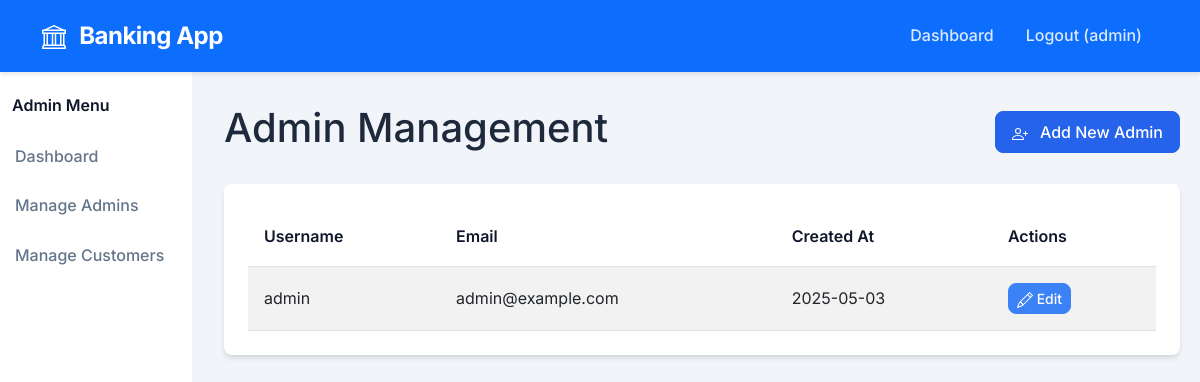
Page /admin/admins (signed in) on the earlier database version.
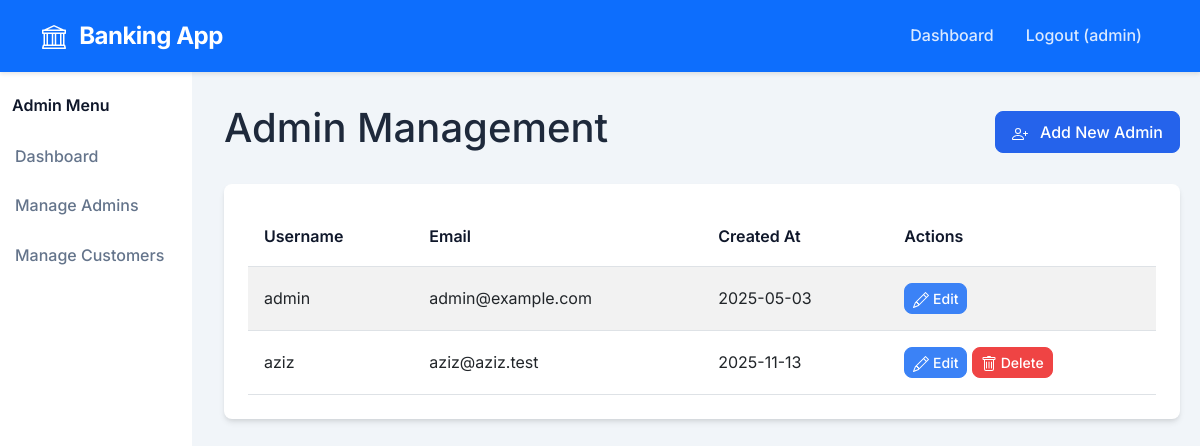
Same page on the later database version.
### app.py (models this page shows)
class Admin(db.Model):
    id = db.Column(db.Integer, primary_key=True)
    username = db.Column(db.String(80), unique=True, nullable=False)
    email = db.Column(db.String(120), unique=True, nullable=False)
    password = db.Column(db.String(200), nullable=False)
    created_at = db.Column(db.DateTime, default=datetime.utcnow)

### app.py (the view)
@app.route('/admin/admins')
@login_required
@admin_required
def admin_list():
    admins = Admin.query.all()
    return render_template('admin/admin_list.html', admins=admins)

### app.py (called while the page is built)
def login_required(f):
    @wraps(f)
    def decorated_function(*args, **kwargs):
        if 'user_id' not in session:
            flash('Please log in to access this page', 'danger')
            return redirect(url_for('login'))
        return f(*args, **kwargs)
    return decorated_function

def admin_required(f):
    @wraps(f)
    def decorated_function(*args, **kwargs):
        if 'user_role' not in session or session['user_role'] != 'admin':
            flash('You do not have permission to access this page', 'danger')
            return redirect(url_for('dashboard'))
        return f(*args, **kwargs)
    return decorated_function

### templates/admin/admin_list.html (shortened to what this page needs)
{% extends 'base.html' %}
{% block content %}
<div class="d-flex justify-content-between align-items-center mb-4 fade-in">
    <h1>Admin Management</h1>
    <a href="{{ url_for('admin_add') }}" class="btn btn-primary">
        Add New Admin
    </a>
</div>
<div class="card fade-in">
    <div class="card-body">
        <div class="table-responsive">
            <table class="table table-striped">
                <thead>
                    <tr>
                        <th>Username</th>
                        <th>Email</th>
                        <th>Created At</th>
                        <th>Actions</th>
                    </tr>
                </thead>
                <tbody>
                    {% for admin in admins %}
                    <tr>
                        <td>{{ admin.username }}</td>
                        <td>{{ admin.email }}</td>
                        <td>{{ admin.created_at.strftime('%Y-%m-%d') }}</td>
                        <td>
                            <a href="{{ url_for('admin_edit', id=admin.id) }}" class="btn btn-sm btn-info text-white">
                                Edit
                            </a>
                            {% if admin.id != session['user_id'] %}
                            <form method="POST" action="{{ url_for('admin_delete', id=admin.id) }}" class="d-inline">
                                <button type="submit" class="btn btn-sm btn-danger" onclick="return confirm('Are you sure you want to delete this admin?')">
                                    Delete
                                </button>
                            </form>
                            {% endif %}
                        </td>
                    </tr>
                    {% endfor %}
                </tbody>
            </table>
        </div>
    </div>
</div>
{% endblock %}

### templates/base.html (shortened to what this page needs)
<!DOCTYPE html>
<html lang="en">
<head>
    <link href="https://cdn.jsdelivr.net/npm/bootstrap@5.3.0-alpha1/dist/css/bootstrap.min.css" rel="stylesheet">
    <link rel="stylesheet" href="{{ url_for('static', filename='css/style.css') }}">
</head>
<body>
    <nav class="navbar navbar-expand-lg navbar-dark bg-primary">
        <div class="container">
            <a class="navbar-brand" href="{{ url_for('index') }}">
                Banking App
            </a>
            <div class="collapse navbar-collapse" id="navbarNav">
                <ul class="navbar-nav ms-auto">
                    {% if 'user_id' in session %}
                        <li class="nav-item">
                            <a class="nav-link" href="{{ url_for('dashboard') }}">Dashboard</a>
                        </li>
                        <li class="nav-item">
                            <a class="nav-link" href="{{ url_for('logout') }}">Logout ({{ session['username'] }})</a>
                        </li>
                    {% else %}
                        <li class="nav-item">
                            <a class="nav-link" href="{{ url_for('login') }}">Login</a>
                        </li>
                    {% endif %}
                </ul>
            </div>
        </div>
    </nav>
    <div class="container-fluid">
        <div class="row">
            {% if 'user_id' in session %}
                <div class="col-md-2 sidebar">
                    {% if session['user_role'] == 'admin' %}
                        <h5 class="mb-3">Admin Menu</h5>
                        <ul class="nav flex-column">
                            <li class="nav-item">
                                <a class="nav-link" href="{{ url_for('admin_dashboard') }}">Dashboard</a>
                            </li>
                            <li class="nav-item">
                                <a class="nav-link" href="{{ url_for('admin_list') }}">Manage Admins</a>
                            </li>
                            <li class="nav-item">
                                <a class="nav-link" href="{{ url_for('customer_list') }}">Manage Customers</a>
                            </li>
                        </ul>
                    {% endif %}
                </div>
                <div class="col-md-10 content">
            {% else %}
                <div class="col-md-12 content">
            {% endif %}
                {% block content %}{% endblock %}
            </div>
        </div>
    </div>
</body>
</html>

### static/css/style.css (style rules this page uses)
:root { --primary-color: #2563eb; --primary-dark: #1d4ed8; --primary-light: #3b82f6; --secondary-color: #0f172a; --accent-color: #f59e0b; --success-color: #10b981; --danger-color: #ef4444; --warning-color: #f59e0b; --info-color: #3b82f6; --light-color: #f8fafc; --dark-color: #1e293b; --gray-color: #64748b; --gray-light: #e2e8f0; --border-radius: 0.5rem; --box-shadow: 0 4px 6px -1px rgba(0, 0, 0, 0.1), 0 2px 4px -1px rgba(0, 0, 0, 0.06); --transition: all 0.3s ease; }
body { font-family: "Inter", -apple-system, BlinkMacSystemFont, "Segoe UI", Roboto, Oxygen, Ubuntu, Cantarell, "Open Sans", "Helvetica Neue", sans-serif; color: var(--dark-color); background-color: #f1f5f9; line-height: 1.6; }
.container-fluid { padding: 0; }
.navbar { box-shadow: 0 2px 4px rgba(0, 0, 0, 0.1); padding: 0.75rem 1rem; }
.navbar-brand { font-weight: 700; font-size: 1.5rem; letter-spacing: -0.5px; }
.navbar-dark .navbar-nav .nav-link { color: rgba(255, 255, 255, 0.85); font-weight: 500; padding: 0.5rem 1rem; border-radius: var(--border-radius); transition: var(--transition); }
.sidebar { background-color: white; box-shadow: 1px 0 5px rgba(0, 0, 0, 0.05); padding: 1.5rem 0; min-height: calc(100vh - 56px); }
.sidebar h5 { padding: 0 1.5rem; margin-bottom: 1.25rem; font-weight: 600; color: var(--secondary-color); font-size: 1rem; }
.sidebar .nav-link { padding: 0.75rem 1.5rem; color: var(--gray-color); border-left: 3px solid transparent; transition: var(--transition); font-weight: 500; }
.content { padding: 2rem; background-color: #f1f5f9; }
.card { border: none; border-radius: var(--border-radius); box-shadow: var(--box-shadow); transition: var(--transition); overflow: hidden; margin-bottom: 1.5rem; }
.card-body { padding: 1.5rem; }
.btn { font-weight: 500; padding: 0.5rem 1rem; border-radius: var(--border-radius); transition: var(--transition); }
.btn-primary { background-color: var(--primary-color); border-color: var(--primary-color); }
.btn-info { background-color: var(--info-color); border-color: var(--info-color); }
.btn-danger { background-color: var(--danger-color); border-color: var(--danger-color); }
.btn-sm { padding: 0.25rem 0.5rem; font-size: 0.875rem; }
.table { margin-bottom: 0; }
.table th { font-weight: 600; color: var(--secondary-color); border-top: none; border-bottom-width: 1px; padding: 1rem; }
.table td { padding: 1rem; vertical-align: middle; }
.table-striped tbody tr:nth-of-type(odd) { background-color: rgba(0, 0, 0, 0.02); }
.fade-in { animation: fadeIn 0.3s ease-in-out; }

Differences in the rows shown:
added Admin: username "aziz", email "aziz@aziz.test", created_at "2025-11-13"
